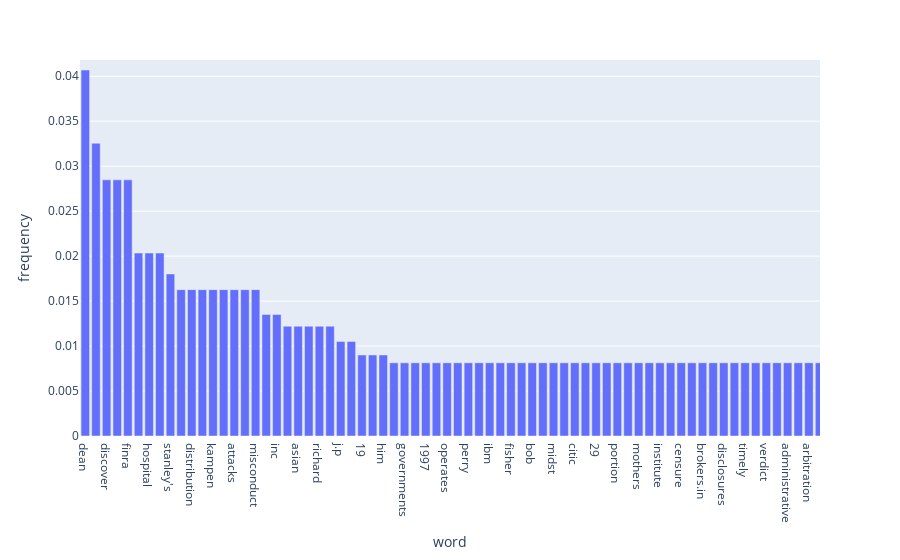

The notebook cell this image was saved under:
### Code cell
# plot figure
fig = px.bar(d, x="word", y="frequency")
fig.show()

### Figure 1 — Plotly figure (JSON) as saved in the notebook; plotly's stock layout.template omitted (floating-point values rounded to 4 significant figures; data arrays with more than 128 entries replaced by an {"elided": "..."} marker saying what was removed)
{"data": [{"alignmentgroup": "True", "hovertemplate": "word=%{x}<br>frequency=%{y}<extra></extra>", "legendgroup": "", "marker": {"color": "#636efa"}, "name": "", "offsetgroup": "", "orientation": "v", "showlegend": false, "textposition": "auto", "type": "bar", "x": {"elided": "1665 str values"}, "xaxis": "x", "y": {"elided": "1665 float values"}, "yaxis": "y"}], "layout": {"autosize": true, "barmode": "relative", "legend": {"tracegroupgap": 0}, "margin": {"t": 60}, "xaxis": {"anchor": "y", "autorange": false, "domain": [0, 1], "range": [-0.5, 69.04], "title": {"text": "word"}, "type": "category"}, "yaxis": {"anchor": "x", "autorange": false, "domain": [0, 1], "range": [0, 0.04181], "title": {"text": "frequency"}, "type": "linear"}}}
